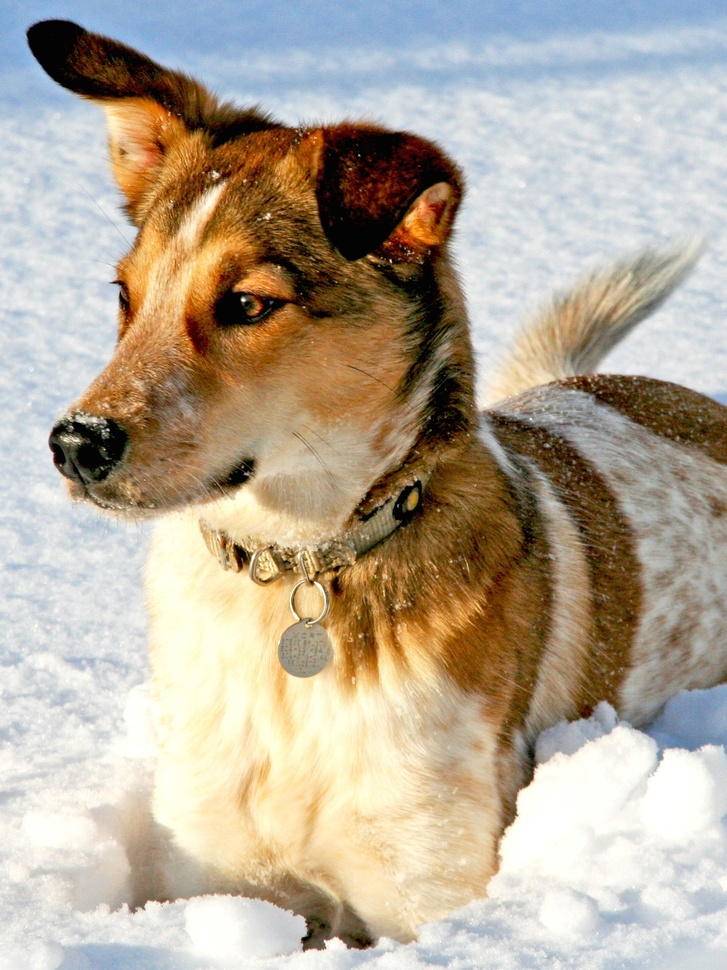
#> input picture ekr-math/Python/CH01/dog.jpg, 727 x 970 px, shrunk from 1500 x 2000 before the run, found by its file name
$ python CH01_SEC02.py
#> lines starting #> are read from the running program, lines starting #| are printed output that depends on the picture
#@+leo-ver=5-thin
#@+node:ekr.20241212122548.3: * @file Python/CH01/CH01_SEC02.py
import os
from matplotlib.image import imread
import matplotlib.pyplot as plt
import numpy as np

figure_number = 1

#@+others
#@+node:ekr.20241212125134.1: ** read the dog, compute values
plt.rcParams['figure.figsize'] = [16, 8]
A = imread(os.path.join('..', 'DATA', 'dog.jpg'))
#> A is the input picture: shape (970, 727, 3); mean R, G, B 181.4, 169.5, 152
X = np.mean(A, -1)  # Convert RGB to grayscale
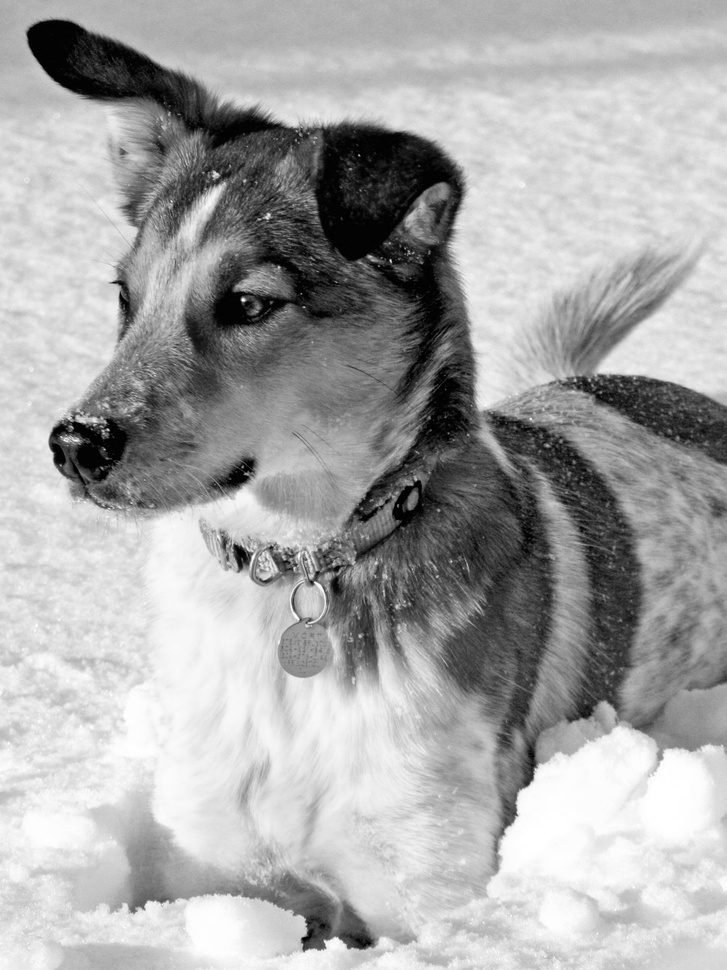
#> X: shape (970, 727) float64; min 0, max 255, mean 167.6
U, S, VT = np.linalg.svd(X, full_matrices=False)
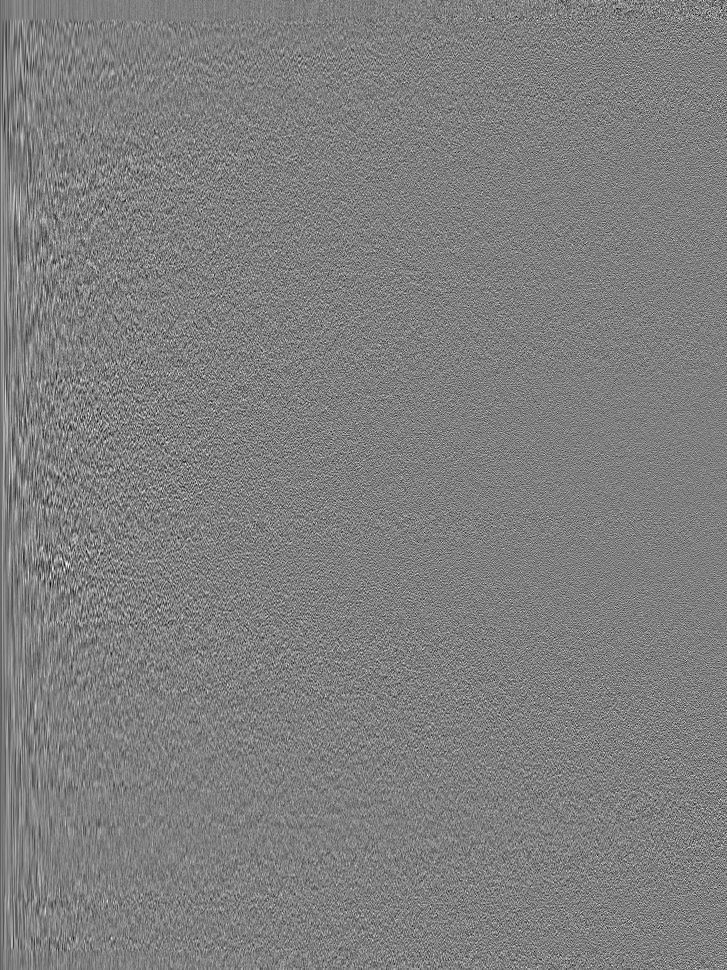
#> U: shape (970, 727) float64; min -0.176, max 0.176, mean -3.31e-05; drawn with min black and max white
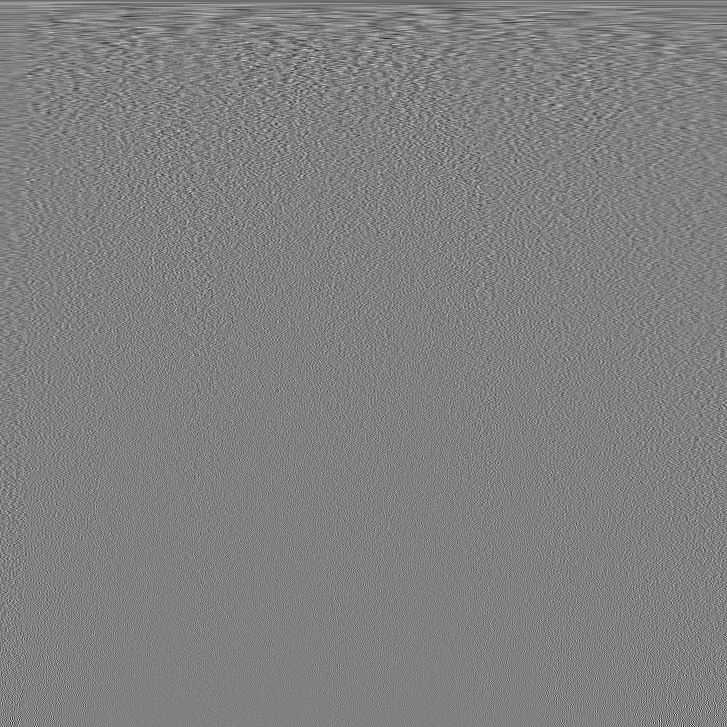
#> VT: shape (727, 727) float64; min -0.25, max 0.244, mean -6.29e-05; drawn with min black and max white
#> S = 727 values, max 144305.8 at index 0, min 6.67 at index 726, mean 667.8
S = np.diag(S)
#@+node:ekr.20241212122548.6: ** plot dog
img = plt.imshow(X)
img.set_cmap('gray')
plt.figure(figure_number)
figure_number += 1
plt.axis('off')
plt.title('Fido')
plt.show()
#@+node:ekr.20241212122548.7: ** pot approx images
j = 0
for r in (5, 20, 100):
    # Construct approximate image
    Xapprox = U[:,:r] @S[0 : r, : r] @VT[: r, :]

    # plt.figure(j + 1)
    plt.figure(figure_number)
    figure_number += 1

    j += 1
    img = plt.imshow(Xapprox)
    img.set_cmap('gray')
    plt.axis('off')
    plt.title(f"r = {r!s}")
    plt.show()
#> this loop made 3 passes
#> pass 1, `Xapprox = U[:,:r] @S[0 : r, : r] @VT[: r, :]`:
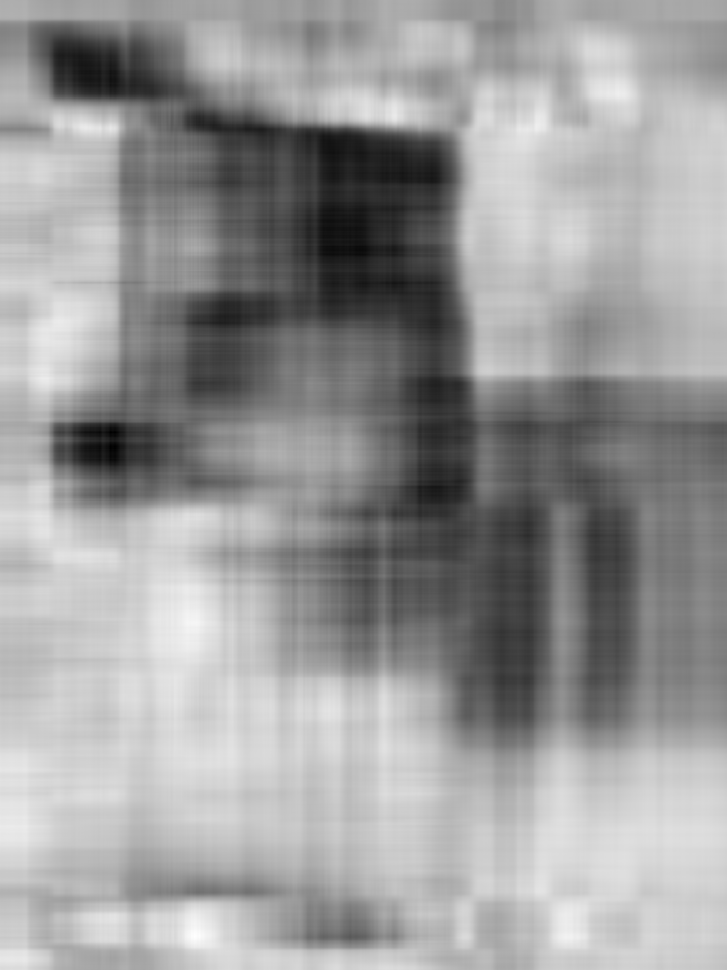
#> Xapprox: shape (970, 727) float64; min -9.71, max 283.6, mean 167.6; drawn with min black and max white
#> pass 2, `Xapprox = U[:,:r] @S[0 : r, : r] @VT[: r, :]`:
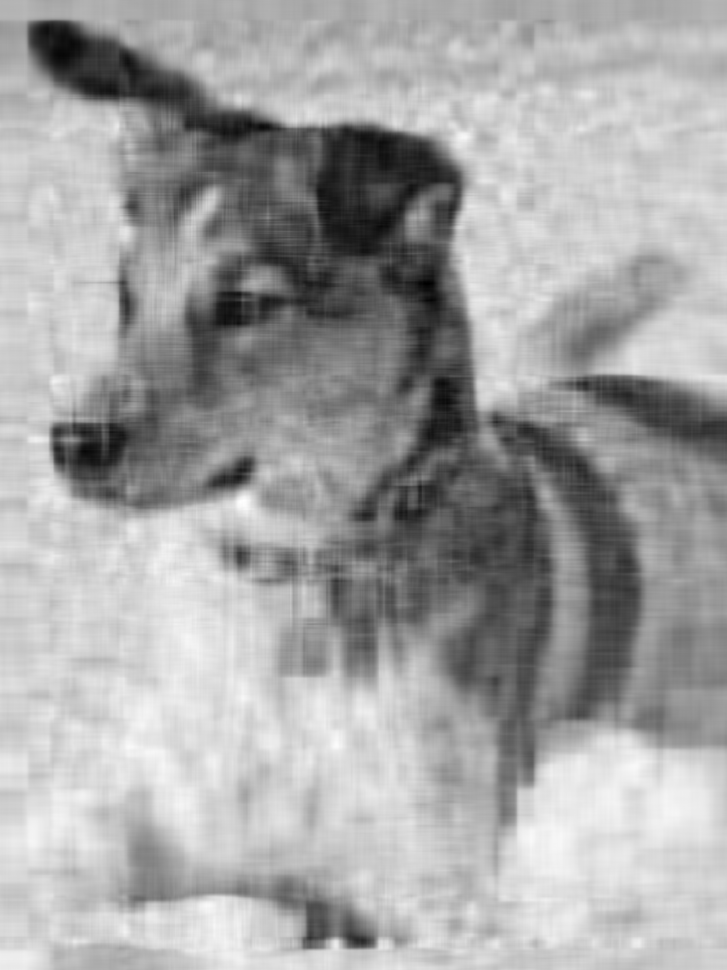
#> Xapprox: shape (970, 727) float64; min -30.81, max 277, mean 167.6; drawn with min black and max white
#> after the loop, figure_number = 5; j = 3
#@+node:ekr.20241212122548.8: ** plot singular values
plt.figure(figure_number)
figure_number += 1
#> figure_number = 6

plt.semilogy(np.diag(S))
plt.title('Singular Values')
plt.show()
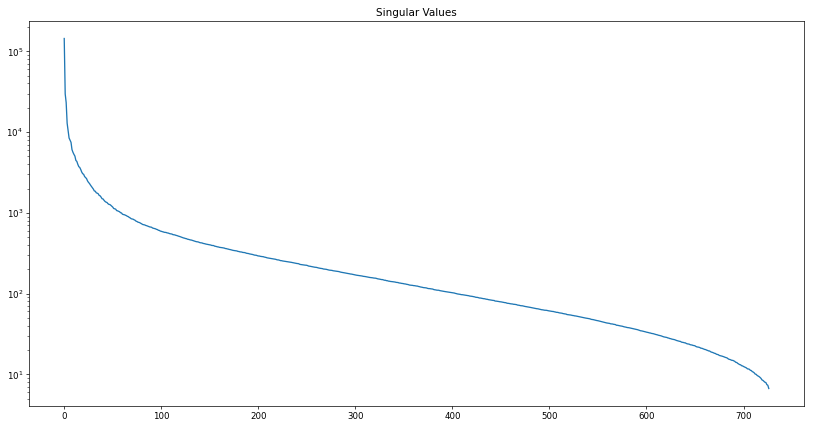
#> figure drawn by matplotlib, 1 panel; curve peaks at x = 0, y = 144305.8

plt.figure(figure_number)
figure_number += 1
#> figure_number = 7
plt.plot(np.cumsum(np.diag(S)) / np.sum(np.diag(S)))
plt.title('Singular Values: Cumulative Sum')
plt.show()
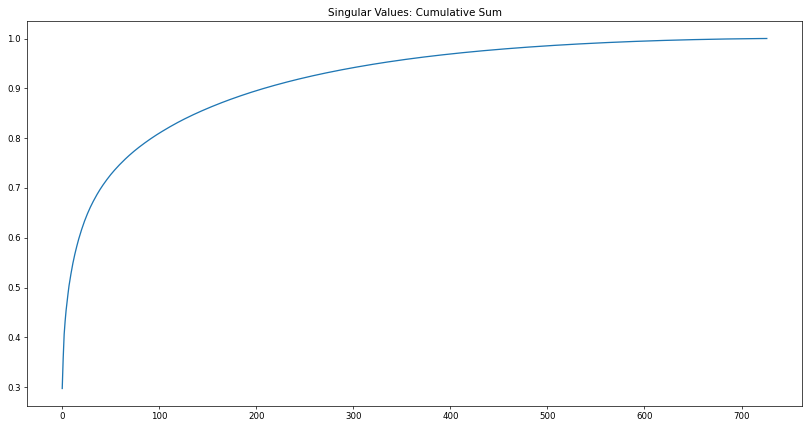
#> figure drawn by matplotlib, 1 panel; curve peaks at x = 726, y = 1
#@-others
# print('Done!', __file__)

#@@language python
#@@tabwidth -4
#@-leo
